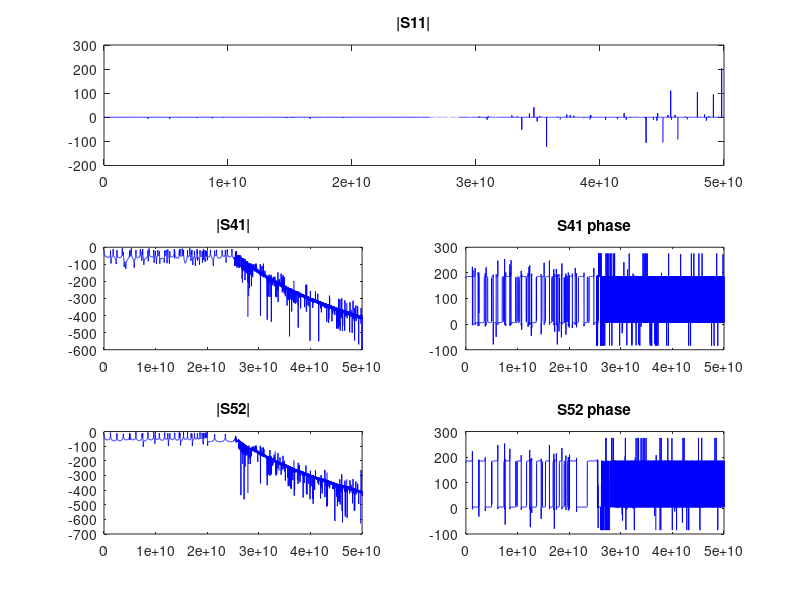

Write the MATLAB code that produced this figure.
%% 计算...的色散曲面 使用的方法是传输矩阵法

%初始化
clear
clc
close all

%电路参数
LR = 2.5 * 1e-9; %右手a长度电感
CR = 1e-12; %右手a长度电容
CV = 1e-12;

%扫频范围
Omega = 5e10;
omega = 0:Omega / 10000:Omega;

%增量模型
Z = 1i * omega * LR;
Y = 1i * omega * CR;
C = 1 ./ (1i * omega * CV);
Zc = sqrt(LR / CR);
omega0 = sqrt(1 / (LR * CR));
N = 25; %层数

%传输矩阵
T = zeros(6, 6, length(omega));
Th = zeros(6, 6, length(omega));
Tv = zeros(6, 6, length(omega));
Ttol = zeros(6, 6, length(omega));
X = zeros(3, 3, length(omega));

%填充传输矩阵
for i = 1:length(omega)
    Th(:, :, i) = [diag(ones(1, 3)), Z(i) / 2 * diag(ones(1, 3));
                   zeros(3, 3), diag(ones(1, 3))];
    Ya = Y(i) + 1 / C(i);
    Yb = -1 / C(i);
    Yc = Y(i) + 2 / C(i);
    X(:, :, i) = [
                  Ya, Yb, 0;
                  Yb, Yc, Yb;
                  0, Yb, Ya
                  ];
    Tv(:, :, i) = [
                   diag(ones(1, 3)), zeros(3, 3);
                   X(:, :, i), diag(ones(1, 3))
                   ];
    T(:, :, i) = Th(:, :, i) * Tv(:, :, i) * Th(:, :, i);
    Ttol(:, :, i) = T(:, :, i) ^ N;
end

Atol = Ttol(1:3, 1:3, :);
Btol = Ttol(4:6, 1:3, :);
Ctol = Ttol(1:3, 4:6, :);
Dtol = Ttol(4:6, 4:6, :);

%Z矩阵
Ztol = zeros(6, 6, length(omega));
Stol = zeros(6, 6, length(omega));

for i = 1:length(omega)
    Ztol(:, :, i) = [Atol(:, :, i) * Ctol(:, :, i) ^ -1, Ctol(:, :, i) ^ -1;
                     Ctol(:, :, i) ^ -1, Ctol(:, :, i) ^ -1 * Dtol(:, :, i)];
    Stol(:, :, i) = (Ztol(:, :, i) / Zc + diag(ones(1, 6))) * (Ztol(:, :, i) / Zc - diag(ones(1, 6))) ^ -1;
end

S11 = squeeze(Stol(1, 1, :));
S41 = squeeze(Stol(4, 1, :));
S52 = squeeze(Stol(5, 2, :));
S41_phi = angle(S41) .* 180 / pi;
S52_phi = angle(S52) .* 180 / pi;
idx_omega0 = find(omega == omega0) + 1;
unwrapped_S41_phi = unwrap(S41_phi, -360);
unwrapped_S41_phi = unwrapped_S41_phi - unwrapped_S41_phi(idx_omega0);
unwrapped_S52_phi = unwrap(S52_phi, -360);
unwrapped_S52_phi = unwrapped_S52_phi - unwrapped_S52_phi(idx_omega0);
S11_dB = 20 * log10(abs(S11));
S41_dB = 20 * log10(abs(S41));
S52_dB = 20 * log10(abs(S52));

h1 = figure;
subplot(3, 2, 1:2)
plot(omega, S11_dB, '-', 'Color', 'b')
title('|S11|')
subplot(3, 2, 3)
plot(omega, S41_dB, '-', 'Color', 'b')
title('|S41|')
subplot(3, 2, 4)
plot(omega, unwrapped_S41_phi, '-', 'Color', 'b')
title('S41 phase')
subplot(3, 2, 5)
plot(omega, S52_dB, '-', 'Color', 'b')
title('|S52|')
subplot(3, 2, 6)
plot(omega, unwrapped_S52_phi, '-', 'Color', 'b')
title('S52 phase')
